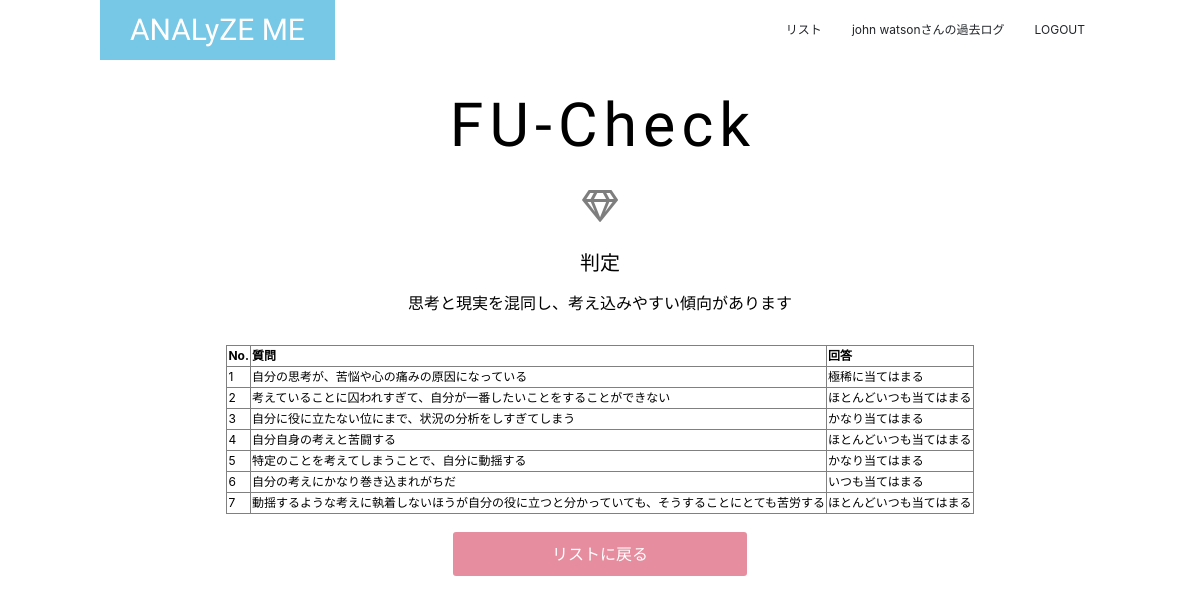
Page /result/fu/1 (signed in) on the committed database.
### analyze_me/models/user.py (models this page shows, shortened)
class User(UserMixin, db.Model):
    __tablename__ = 'user'
    id = db.Column(db.Integer, primary_key=True)
    user_id = db.Column(db.String(50), unique=True)
    name = db.Column(db.String(30))
    password = db.Column(db.String(20), unique=True)
    created_at = db.Column(db.DateTime)
    fu_results = relationship('FU_results')
    eq_results = relationship('EQ_results')

### analyze_me/models/results.py (models this page shows, shortened)
class FU_results(db.Model):                    #フュージョンチェックデータベース
    __tablename__ = 'fu_results'
    id = db.Column(db.Integer, primary_key=True, nullable=False)
    answers = db.Column(db.PickleType, nullable=True)
    a_sum = db.Column(db.Integer, nullable=True)
    judge = db.Column(db.String(200), nullable=True)
    created_at = db.Column(db.DateTime)
    user_id = db.Column(db.Integer, db.ForeignKey('user.id', onupdate='CASCADE', ondelete='CASCADE'), nullable=False)

### analyze_me/views/views.py (the view)
@views.route('/result/<ex_id>/<result_id>', methods=['GET'])
@login_required
def result(ex_id, result_id):
    ana = analyzer_service.setting_analyzer(ex_id)
    result = analyzer_service.find_one(ex_id, result_id)
    if ex_id == 'pom' or ex_id == 'teg':
        return render_template('logs/result_graph.html', \
                               ex_id=ex_id, ana=ana, result=result)
    else:
        return render_template('logs/result.html', \
                                ex_id=ex_id, ana=ana, result=result)

### analyze_me/__init__.py (called while the page is built)
@login_manager.user_loader
def load_user(user_id):
    return User.query.get(int(user_id))

### analyze_me/services/analyzer_service.py (called while the page is built)
def setting_analyzer(ex_id):
    if not ex_id:
        raise Exception
    elif ex_id == "fu":
        return FU()
    elif ex_id == "eq":
        return EQ()
    elif ex_id == 'ces':
        return CES_D()
    elif ex_id == 'pom':
        return POMS()
    elif ex_id == 'teg':
        return TEG()
    print("EX_ID:{}".format(ex_id))

def find_one(ex_id, result_id):
    if not result_id:
        raise Exception
    elif ex_id == "fu":
        return FU_results.query.filter_by(id=result_id).first()
    elif ex_id == "eq":
        return EQ_results.query.filter_by(id=result_id).first()
    elif ex_id == "ces":
        pass
    elif ex_id == "pom":
        pass
    elif ex_id == "teg":
        pass

### analyze_me/templates/logs/result.html
{% extends "layout.html" %}
{% block body %}
<section class="resA">
    <div class="con">
        <h2>{{ ana.name }}</h2>
        <p class="symbol"><span class="far fa-gem"></span></p>
        <h5>判定</h5>
        <p>{{ result.judge }}</p>
        <table border="1">
            <tr>
                <th>No.</th>
                <th>質問</th>
                <th>回答</th>
            </tr>
            {% for que in range(0, ana.queries|length) %}
            <tr>
                <td>{{ que+1 }}</td>
                <td>{{ ana.queries[que] }}</td>
                <td>{{ result.answers[que] }}</td>
            </tr>
            {% endfor %}
        </table>
        <a href="{{ url_for('analyzes.analyzer_list') }}">リストに戻る</a>
    </div>
</section>
{% endblock %}

### analyze_me/templates/layout.html (shortened to what this page needs)
<!DOCTYPE html>
<html lang="ja">
<head>
    {% block head %}
    <link rel="stylesheet" href="{{ url_for('static', filename='style.css')}}">
    <link rel="stylesheet" href="https://stackpath.bootstrapcdn.com/bootstrap/4.5.0/css/bootstrap.min.css">
    <link rel="stylesheet" href="https://use.fontawesome.com/releases/v5.15.1/css/all.css">
    {% endblock %}
</head>
<body>
<div>
    <header>
        <nav class="conH">
            <div class="conH-small">
                <a class="headA" href="{{ url_for('views.index') }}">ANALyZE ME</a>
            </div>
            <div class="headB">
                <ul>
                    <li>
                        <a href="{{ url_for('analyzes.analyzer_list') }}">リスト</a>
                    </li>
                    {% if not current_user.is_authenticated %}
                    <li>
                        <a href="{{ url_for('auth.login') }}">LOGIN</a>
                    </li>
                    {% else %}
                    <li>
                        <a href="{{ url_for('views.show_logs') }}"><span>{{ current_user.name }}さんの</span>過去ログ</a>
                    </li>
                    <li>
                        <a href="{{ url_for('auth.logout') }}">LOGOUT</a>
                    </li>
                    {% endif %}
                </ul>
            </div>
        </nav>
    </header>
    {% block body %}{% endblock %}
</div>
</body>
</html>

### analyze_me/static/style.css (style rules this page uses)
:root { --main-color: #77C7E6; --accent-color: #E68E9F; --dark-color: #3A7E99; --opposite-color: #9AE665; --text-bright-color: #fff; --text-dark-color: #000; --gray-color: #ddd; --large-width: 1000px; --middle-width: 900px; }
@media (min-width: 800px) { :root { font-size: 16px; } }
body { margin: 0; font-family: 'メイリオ', 'Hiragino Kaku Gothic Pro', 'sans-serif'; }
.resA { display: flex; align-items: start; justify-content: center; height: 100vh; min-height: 450px; width: 100vw; min-width: 400px; color: #000; color: var(--text-dark-color); text-align: center; margin-left: auto; margin-right: auto; }
.resA .con { margin-top: 60px; max-width: 900px; max-width: var(--middle-width); margin-left: auto; margin-right: auto; }
.resA h2 { margin: 30px 0 0; font-family: 'Big Shoulders Stencil Display', cursive; font-size: 3.8rem; letter-spacing: 0.1em; margin-left: 0.1em; }
.resA h5 { margin: 0 0 1rem; font-size: 1.25rem; }
.resA .symbol { margin: 1.25rem; padding: 0; border: none; outline: none; background: none; font-size: 2rem; opacity: 0.5; }
.resA p { margin: 0 0 30px; }
.resA table { margin: 0 10px 15px; font-size: 12px; text-align: left; }
.resA tr { margin: 1px 1px }
.resA a { display: inline-block; padding: 10px; width: 300px; border: solid 3px currentColor; border-radius: 6px; background-color: #E68E9F; background-color: var(--accent-color); color: #fff; color: var(--text-bright-color); text-decoration: none; }
header { position: absolute; top: 0; left: 0; z-index: 100; width: 100%; background-color: rgba(255,255,255,0.5); }
.headA { display: inline-block; line-height: 60px; padding-left: 30px; padding-right: 30px; background-color: #77C7E6; background-color: var(--main-color); color: #fff; color: var(--text-bright-color); font-family: 'Big Shoulders Stencil Display', cursive; font-size: 30px; text-decoration: none; }
.headB ul { margin: 0; padding: 0; list-style: none; }
.headB a { display: block; padding: 15px; color: inherit; font-size: 12px; text-decoration: none; }
@media (min-width: 768px) { header .conH { display: flex; align-items: center; justify-content: space-between; max-width: 1000px; max-width: var(--large-width); margin-left: auto; margin-right: auto; } }
@media (min-width: 768px) { .headB ul { display: flex; } }
@media (min-width: 768px) { .headB { display: block !important; } }

### rows in the picture
User: name "john watson"
FU_results: judge "思考と現実を混同し、考え込みやすい傾向があります", answers "極稀に当てはまる" "ほとんどいつも当てはまる" "かなり当てはまる" "ほとんどいつも当てはまる" "かなり当てはまる" "いつも当てはまる" "ほとんどいつも当てはまる"

### other values in the picture
{{ ana.name }} "FU-Check"
{{ que+1 }} "1" "2" "3" "4" "5" "6" "7"
{{ ana.queries[que] }} "自分の思考が、苦悩や心の痛みの原因になっている" "考えていることに囚われすぎて、自分が一番したいことをすることができない" "自分に役に立たない位にまで、状況の分析をしすぎてしまう" "自分自身の考えと苦闘する" "特定のことを考えてしまうことで、自分に動揺する" "自分の考えにかなり巻き込まれがちだ" "動揺するような考えに執着しないほうが自分の役に立つと分かっていても、そうすることにとても苦労する"
